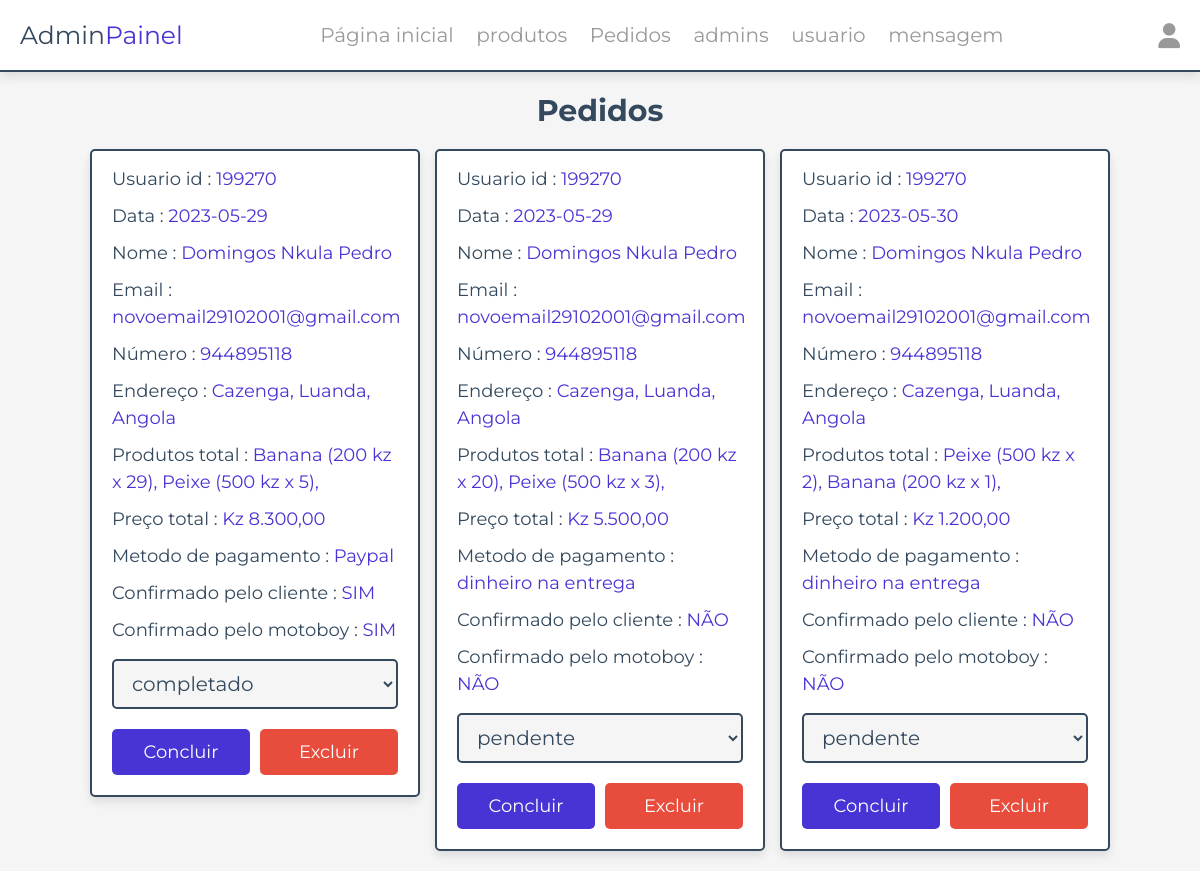
Before: /admin/ordem_pedido.php (signed in) with the older database file.
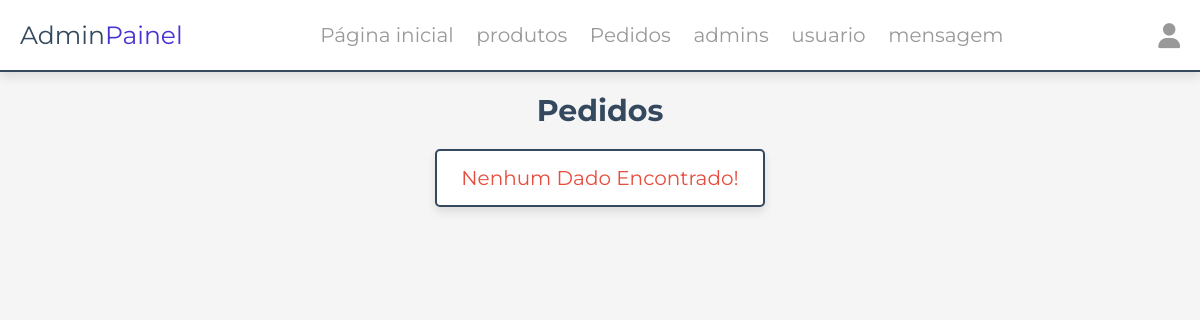
After: the same page with the newer database file.
### tables this page shows
CREATE TABLE `pedidos` (
  `id` varchar(255) NOT NULL,
  `user_id` int(100) NOT NULL,
  `nome` varchar(20) NOT NULL,
  `contacto` varchar(10) NOT NULL,
  `email` varchar(50) NOT NULL,
  `metodo` varchar(50) NOT NULL,
  `endereço` varchar(500) NOT NULL,
  `total_produtos` text NOT NULL,
  `total_preço` int(100) NOT NULL,
  `data` date NOT NULL DEFAULT current_timestamp(),
  `estado_pagamento` varchar(20) NOT NULL DEFAULT '1',
  `confirmacao_cliente` varchar(20) DEFAULT 'false',
  `confirmacao_motoboy` varchar(20) DEFAULT 'false',
  `motoboy_id` varchar(255) DEFAULT 'false',
  PRIMARY KEY (`id`)
);

### functions/pegarEstado.php (called while the page is built, shortened)
<?php
function pegarEstado($numero_do_estado){
    if($numero_do_estado == '1'):
        return "pendente";
    endif;
    if($numero_do_estado == '3'):
        return "completado";
    endif;
}

### admin/ordem_pedido.php (the view, shortened to what this page needs)
<?php
include_once __DIR__ . './../components/connect.php';
include_once __DIR__ . './../functions/pegarEstado.php';
if(isset($_GET['filter'])){
   $id_filter = $_GET['filter'];
   if($id_filter == "all"){
      $sql = $conn->prepare("SELECT * FROM pedidos");
      $sql->execute();
      if($sql->rowCount() > 0){
         $dados_filtrados = $sql->fetchAll(PDO::FETCH_ASSOC);
      } else {
         $dados_filtrados = false;
      }
   } else {
      $sql = $conn->prepare("SELECT * FROM pedidos WHERE estado_pagamento = ?");
      $sql->execute([$id_filter]);
      if($sql->rowCount() > 0){
         $dados_filtrados = $sql->fetchAll(PDO::FETCH_ASSOC);
      } else {
         $dados_filtrados = false;
      }
   }
} else {
   $sql = $conn->prepare("SELECT * FROM pedidos");
   $sql->execute();
   if($sql->rowCount() > 0){
      $dados_filtrados = $sql->fetchAll(PDO::FETCH_ASSOC);
   }
    else {
      $dados_filtrados = false;
   }
}
?>
<!DOCTYPE html>
<html lang="pt-br">
<head>
   <link rel="stylesheet" href="https://cdnjs.cloudflare.com/ajax/libs/font-awesome/6.1.1/css/all.min.css">
   <link rel="stylesheet" href="../css/admin_style.css">
</head>
<body>
<?php include '../components/admin_cabeçalho.php' ?>
<section class="placed-orders">
   <h1 class="heading">Pedidos</h1>
   <div class="box-container">
   <?php
      if(!$dados_filtrados):
         echo "<p class='empty'>Nenhum dado encontrado!</p>";
      else:
      foreach ($dados_filtrados as $dados):
         $all_produts = json_decode($dados['total_produtos'], true);
   ?>
   <div class="box">
      <p> Usuario id : <span><?= $dados['user_id']; ?></span> </p>
      <p> Data : <span><?= $dados['data']; ?></span> </p>
      <p> Nome : <span><?= $dados['nome']; ?></span> </p>
      <p> Email : <span><?= $dados['email']; ?></span> </p>
      <p> Número : <span><?= $dados['contacto']; ?></span> </p>
      <p> Endereço : <span><?= $dados['endereço']; ?></span> </p>
      <p> Produtos total : <span>
      <?php
            foreach($all_produts as $product):
               $produto = $product['pedido'];
               echo "{$produto['nome']} ({$produto['preco']} kz x {$produto['qntd']}), \n";
            endforeach;
      ?>
      </span> </p>
      <p> Preço total : <span>Kz <?= number_format($dados['total_preço'], 2, ",", ".") ; ?></span> </p>
      <p> Metodo de pagamento : <span><?= $dados['metodo']; ?></span> </p>
      <p> Confirmado pelo cliente : <span><?= $dados['confirmacao_cliente'] == 'true' ? 'SIM' : 'NÃO'; ?></span> </p>
      <p> Confirmado pelo motoboy : <span><?= $dados['confirmacao_motoboy'] == 'true' ? 'SIM' : 'NÃO'; ?></span> </p>
      <form action="" method="POST">
         <select <?= $dados['estado_pagamento'] == '0' ? 'disabled' : ''; ?> name="payment_status" class="drop-down">
            <option selected disabled value="<?= $dados['estado_pagamento']; ?>">
               <?= pegarEstado($dados['estado_pagamento']); ?>
            </option>
         </select>
         <div class="flex-btn">
            <?=
               $dados['estado_pagamento'] != '0'
                  ? "<input type='submit' value='concluir' class='btn' name='update_payment'>"
                  : '';
            ?>
            <a href="ordem_pedido.php?delete=<?= $dados['id']; ?>" class="delete-btn" onclick="return confirm('pretende eliminar este pedido?');">excluir</a>
         </div>
      </form>
   </div>
      <?php
         endforeach;
         endif;
      ?>
   </div>
</section>
</body>
</html>

Changed rows visible on the page:
removed pedidos: user "199270", data "2023-05-29", nome "Domingos Nkula Pedro", email "novoemail29102001@gmail.com", contacto "944895118", endereço "Cazenga, Luanda, Angola", nome "Banana", preco "200", qntd "29", nome "Peixe", preco "500", qntd "5", total_preço "8.300,00", metodo "Paypal", confirmacao_cliente "SIM", confirmacao_motoboy "SIM", payment_status "completado"
removed pedidos: user "199270", data "2023-05-29", nome "Domingos Nkula Pedro", email "novoemail29102001@gmail.com", contacto "944895118", endereço "Cazenga, Luanda, Angola", nome "Banana", preco "200", qntd "20", nome "Peixe", preco "500", qntd "3", total_preço "5.500,00", metodo "dinheiro na entrega", confirmacao_cliente "NÃO", confirmacao_motoboy "NÃO", payment_status "pendente"
removed pedidos: user "199270", data "2023-05-30", nome "Domingos Nkula Pedro", email "novoemail29102001@gmail.com", contacto "944895118", endereço "Cazenga, Luanda, Angola", nome "Peixe", preco "500", qntd "2", nome "Banana", preco "200", qntd "1", total_preço "1.200,00", metodo "dinheiro na entrega", confirmacao_cliente "NÃO", confirmacao_motoboy "NÃO", payment_status "pendente"
Other visible differences:
text now shown: "Nenhum Dado Encontrado!"
